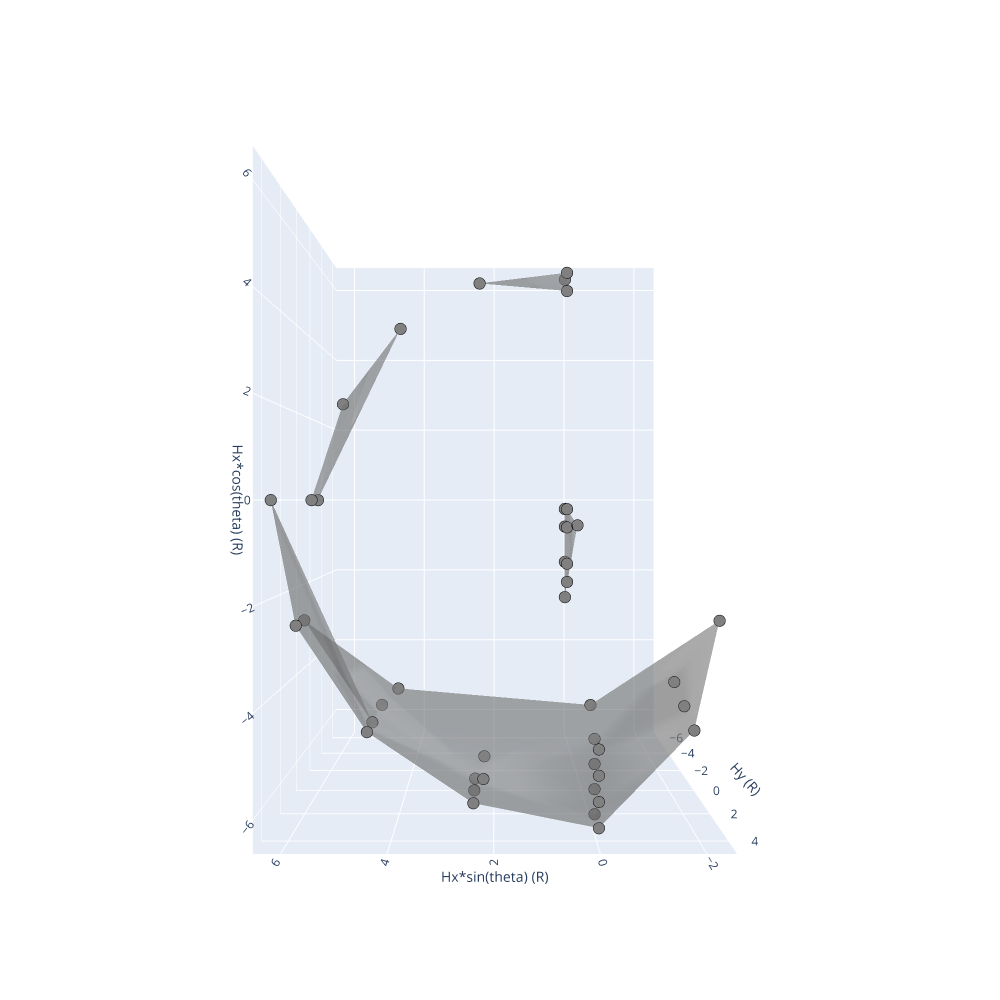

Notebook source saved alongside this figure:
### Code cell
import plotly.graph_objects as go

#Grab Last timestep configuration data and combine in new dataset
#Using new dataset, plot in 3D the phase space (Hx, Hy, Theta)
#Maybe plotly, maybe matplotlib
#Plot Torus/Donut
#Make surface

allData = pd.read_csv(cwd_PYTHON+'/allData_Re10.csv',delimiter=' ')

endData = allData[allData['time'] == 20.0].copy()
endData = endData[endData['parHx'] >= 0.0].copy()
#endData = endData[endData['parHy'] <= 8.2].copy()
#endData = endData.sort_values(by=['parTheta','parHx','parHy'])
endData = endData.sort_values(by=['parHy','parTheta','parHx'])
endData['xval'] = 0.5*endData['parHx']*np.cos(endData['parTheta']*np.pi/180.0)
endData['yval'] = 0.5*endData['parHx']*np.sin(endData['parTheta']*np.pi/180.0)
endData['zval'] = 0.5*endData['parHy']
endData = endData.sort_values(by=['zval','yval','xval'])
endData = endData.reset_index(drop=True)
endData = WhichEndState(endData)

#Diverge = 0: Red
#V-Shape = 1: Blue
#Orbit = 2: pink
#NOTA = 3: black
    
#Create traces for each end state
traces = [0 for a in range(4)]
opaque = 0.4

#Divergence
divergeData = endData[endData['State'] == 0].copy()
divergeData = divergeData.reset_index(drop=True)

div1Data = divergeData[divergeData['zval'] >= 0.0].copy()
div1Data = div1Data.reset_index(drop=True)
div2Data = divergeData[divergeData['zval'] < 0.0].copy()
div2Data = div2Data.reset_index(drop=True)
div3Data = div2Data[div2Data['xval'] >= 0.0].copy()
div3Data = div3Data.reset_index(drop=True)
div4Data = div2Data[div2Data['xval'] < 0.0].copy()
div4Data = div4Data.reset_index(drop=True)

traces[0] = go.Mesh3d(x=div1Data['xval'], 
                     y=div1Data['yval'], 
                     z=div1Data['zval'], 
                     color=div1Data.loc[0,'color'], 
                     opacity=opaque,
                     #opacity=1.0,
                     alphahull=2.25
                     )

traces[1] = go.Mesh3d(x=div3Data['xval'], 
                     y=div3Data['yval'], 
                     z=div3Data['zval'], 
                     color=div3Data.loc[0,'color'], 
                     opacity=opaque,
                     #opacity=1.0,
                     alphahull=1.5
                     )

traces[2] = go.Mesh3d(x=div4Data['xval'], 
                     y=div4Data['yval'], 
                     z=div4Data['zval'], 
                     color=div4Data.loc[0,'color'], 
                     opacity=opaque,
                     #opacity=1.0,
                     alphahull=3
                     )

traces[3] = go.Scatter3d(
    x=divergeData['xval'],
    y=divergeData['yval'],
    z=divergeData['zval'],
    mode='markers',
    #marker_symbol='square',
    marker=dict(
        size=4,
        color=divergeData['color'],                # set color to an array/list of desired values
        #colorscale='Viridis',   # choose a colorscale
        opacity=1.0,
        line=dict(
                color='Black',
                width=2)
    )
)

fig = go.Figure(data = traces)

# tight layout
fig.update_layout(autosize=False,margin=dict(l=0, r=0, b=0, t=0))
fig.update_layout(scene = dict(
                    xaxis_title=r'Hx*cos(theta) (R)',
                    yaxis_title=r'Hx*sin(theta) (R)',
                    zaxis_title=r'Hy (R)'),
                    width=1000,height=1000,
                    margin=dict(r=20, b=10, l=10, t=10))
#fig.update_layout(showlegend=True,
#                  legend_title_text='Configurations\nRed=Diverge\nBlue=V-shape\nPink=Orbit\nOrange=Headbutt',
#                  font=dict(color="black",size=16))
camera = dict(
    eye=dict(x=0., y=0., z=2.5)
)

fig.update_layout(scene_camera=camera)
fig.show()

### Figure 1 — Plotly figure (JSON) as saved in the notebook; plotly's stock layout.template omitted (floating-point values rounded to 4 significant figures)
{"data": [{"alphahull": 2.25, "color": "gray", "opacity": 0.4, "type": "mesh3d", "x": [-4.066, -4.419, -4.25, -5.312, -5.774, -4.75, -5.25, -5.75, -6.25, -5.774, -4.419, -2.392, -2.298, -4.388, -3.926, -3.465, -4.75, -5.25, -5.75, -6.25, -5.312, -5.774, -4.419, -2.392, 3.827e-16], "y": [4.066, 4.419, 5.205e-16, 2.2, 2.392, 5.817e-16, 6.429e-16, 7.042e-16, 7.654e-16, 2.392, 4.419, 5.774, -2.298, -1.818, -1.626, -1.435, 5.817e-16, 6.429e-16, 7.042e-16, 7.654e-16, 2.2, 2.392, 4.419, 5.774, 6.25], "z": [1.5, 1.5, 2.5, 2.5, 2.5, 3.5, 3.5, 3.5, 3.5, 3.5, 3.5, 3.5, 4.5, 4.5, 4.5, 4.5, 4.5, 4.5, 4.5, 4.5, 4.5, 4.5, 4.5, 4.5, 4.5]}, {"alphahull": 1.5, "color": "gray", "opacity": 0.4, "type": "mesh3d", "x": [6.25, 5.75, 6.25, 5.774, 4.419, 2.392, 3.827e-16, 3.827e-16], "y": [0, 0, 0, 2.392, 4.419, 5.774, 6.25, 6.25], "z": [-6.5, -5.5, -5.5, -4.5, -3.5, -2.5, -1.5, -0.5]}, {"alphahull": 3, "color": "gray", "opacity": 0.4, "type": "mesh3d", "x": [-0.25, -0.75, -1.75, -2.75, -0.6929, -0.25, -0.75, -1.75, -2.25], "y": [3.062e-17, 9.185e-17, 2.143e-16, 3.368e-16, -0.287, 3.062e-17, 9.185e-17, 2.143e-16, 2.755e-16], "z": [-6.5, -6.5, -6.5, -6.5, -5.5, -5.5, -5.5, -5.5, -5.5]}, {"marker": {"color": ["gray", "gray", "gray", "gray", "gray", "gray", "gray", "gray", "gray", "gray", "gray", "gray", "gray", "gray", "gray", "gray", "gray", "gray", "gray", "gray", "gray", "gray", "gray", "gray", "gray", "gray", "gray", "gray", "gray", "gray", "gray", "gray", "gray", "gray", "gray", "gray", "gray", "gray", "gray", "gray", "gray", "gray"], "line": {"color": "Black", "width": 2}, "opacity": 1, "size": 4}, "mode": "markers", "type": "scatter3d", "x": [6.25, -0.25, -0.75, -1.75, -2.75, -0.6929, 5.75, 6.25, -0.25, -0.75, -1.75, -2.25, 5.774, 4.419, 2.392, 3.827e-16, 3.827e-16, -4.066, -4.419, -4.25, -5.312, -5.774, -4.75, -5.25, -5.75, -6.25, -5.774, -4.419, -2.392, -2.298, -4.388, -3.926, -3.465, -4.75, -5.25, -5.75, -6.25, -5.312, -5.774, -4.419, -2.392, 3.827e-16], "y": [0, 3.062e-17, 9.185e-17, 2.143e-16, 3.368e-16, -0.287, 0, 0, 3.062e-17, 9.185e-17, 2.143e-16, 2.755e-16, 2.392, 4.419, 5.774, 6.25, 6.25, 4.066, 4.419, 5.205e-16, 2.2, 2.392, 5.817e-16, 6.429e-16, 7.042e-16, 7.654e-16, 2.392, 4.419, 5.774, -2.298, -1.818, -1.626, -1.435, 5.817e-16, 6.429e-16, 7.042e-16, 7.654e-16, 2.2, 2.392, 4.419, 5.774, 6.25], "z": [-6.5, -6.5, -6.5, -6.5, -6.5, -5.5, -5.5, -5.5, -5.5, -5.5, -5.5, -5.5, -4.5, -3.5, -2.5, -1.5, -0.5, 1.5, 1.5, 2.5, 2.5, 2.5, 3.5, 3.5, 3.5, 3.5, 3.5, 3.5, 3.5, 4.5, 4.5, 4.5, 4.5, 4.5, 4.5, 4.5, 4.5, 4.5, 4.5, 4.5, 4.5, 4.5]}], "layout": {"autosize": false, "height": 1000, "margin": {"b": 10, "l": 10, "r": 20, "t": 10}, "scene": {"camera": {"eye": {"x": 0, "y": 0, "z": 2.5}}, "xaxis": {"title": {"text": "Hx*cos(theta) (R)"}}, "yaxis": {"title": {"text": "Hx*sin(theta) (R)"}}, "zaxis": {"title": {"text": "Hy (R)"}}}, "width": 1000}}
